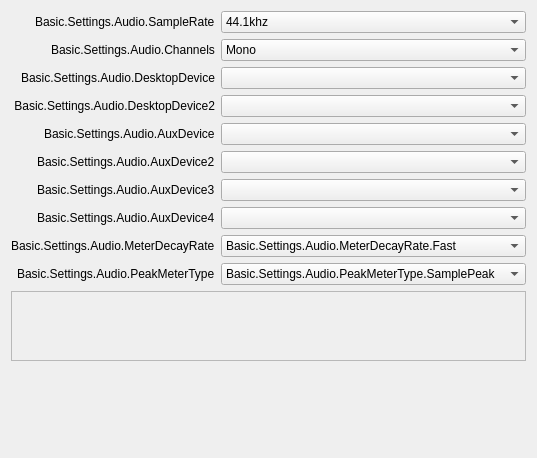
       <widget class="QWidget" name="audioPage">
        <layout class="QFormLayout" name="formLayout">
         <property name="fieldGrowthPolicy">
          <enum>QFormLayout::AllNonFixedFieldsGrow</enum>
         </property>
         <property name="labelAlignment">
          <set>Qt::AlignRight|Qt::AlignTrailing|Qt::AlignVCenter</set>
         </property>
         <item row="0" column="0">
          <widget class="QLabel" name="label_14">
           <property name="text">
            <string>Basic.Settings.Audio.SampleRate</string>
           </property>
           <property name="buddy">
            <cstring>sampleRate</cstring>
           </property>
          </widget>
         </item>
         <item row="0" column="1">
          <widget class="QComboBox" name="sampleRate">
           <property name="currentText">
            <string notr="true">44.1khz</string>
           </property>
           <property name="currentIndex">
            <number>0</number>
           </property>
           <item>
            <property name="text">
             <string>44.1khz</string>
            </property>
           </item>
           <item>
            <property name="text">
             <string>48khz</string>
            </property>
           </item>
          </widget>
         </item>
         <item row="1" column="0">
          <widget class="QLabel" name="label_15">
           <property name="text">
            <string>Basic.Settings.Audio.Channels</string>
           </property>
           <property name="buddy">
            <cstring>channelSetup</cstring>
           </property>
          </widget>
         </item>
         <item row="1" column="1">
          <widget class="QComboBox" name="channelSetup">
           <property name="currentText">
            <string>Mono</string>
           </property>
           <property name="currentIndex">
            <number>0</number>
           </property>
           <item>
            <property name="text">
             <string>Mono</string>
            </property>
           </item>
           <item>
            <property name="text">
             <string>Stereo</string>
            </property>
           </item>
           <item>
            <property name="text">
             <string>2.1</string>
            </property>
           </item>
           <item>
            <property name="text">
             <string>4.0</string>
            </property>
           </item>
           <item>
            <property name="text">
             <string>4.1</string>
            </property>
           </item>
           <item>
            <property name="text">
             <string>5.1</string>
            </property>
           </item>
           <item>
            <property name="text">
             <string>7.1</string>
            </property>
           </item>
          </widget>
         </item>
         <item row="2" column="0">
          <widget class="QLabel" name="label_2">
           <property name="minimumSize">
            <size>
             <width>170</width>
             <height>0</height>
            </size>
           </property>
           <property name="text">
            <string>Basic.Settings.Audio.DesktopDevice</string>
           </property>
           <property name="alignment">
            <set>Qt::AlignRight|Qt::AlignTrailing|Qt::AlignVCenter</set>
           </property>
           <property name="buddy">
            <cstring>desktopAudioDevice1</cstring>
           </property>
          </widget>
         </item>
         <item row="2" column="1">
          <widget class="QComboBox" name="desktopAudioDevice1">
           <property name="enabled">
            <bool>true</bool>
           </property>
          </widget>
         </item>
         <item row="3" column="0">
          <widget class="QLabel" name="label_3">
           <property name="text">
            <string>Basic.Settings.Audio.DesktopDevice2</string>
           </property>
           <property name="alignment">
            <set>Qt::AlignRight|Qt::AlignTrailing|Qt::AlignVCenter</set>
           </property>
           <property name="buddy">
            <cstring>desktopAudioDevice2</cstring>
           </property>
          </widget>
         </item>
         <item row="3" column="1">
          <widget class="QComboBox" name="desktopAudioDevice2">
           <property name="enabled">
            <bool>true</bool>
           </property>
          </widget>
         </item>
         <item row="4" column="0">
          <widget class="QLabel" name="label_4">
           <property name="text">
            <string>Basic.Settings.Audio.AuxDevice</string>
           </property>
           <property name="buddy">
            <cstring>auxAudioDevice1</cstring>
           </property>
          </widget>
         </item>
         <item row="4" column="1">
          <widget class="QComboBox" name="auxAudioDevice1">
           <property name="enabled">
            <bool>true</bool>
           </property>
          </widget>
         </item>
         <item row="5" column="0">
          <widget class="QLabel" name="label_5">
           <property name="text">
            <string>Basic.Settings.Audio.AuxDevice2</string>
           </property>
           <property name="buddy">
            <cstring>auxAudioDevice2</cstring>
           </property>
          </widget>
         </item>
         <item row="5" column="1">
          <widget class="QComboBox" name="auxAudioDevice2">
           <property name="enabled">
            <bool>true</bool>
           </property>
          </widget>
         </item>
         <item row="6" column="0">
          <widget class="QLabel" name="label_6">
           <property name="text">
            <string>Basic.Settings.Audio.AuxDevice3</string>
           </property>
           <property name="buddy">
            <cstring>auxAudioDevice3</cstring>
           </property>
          </widget>
         </item>
         <item row="6" column="1">
          <widget class="QComboBox" name="auxAudioDevice3">
           <property name="enabled">
            <bool>true</bool>
           </property>
          </widget>
         </item>
         <item row="8" column="0">
          <widget class="QLabel" name="label_65">
           <property name="text">
            <string>Basic.Settings.Audio.MeterDecayRate</string>
           </property>
           <property name="buddy">
            <cstring>meterDecayRate</cstring>
           </property>
          </widget>
         </item>
         <item row="8" column="1">
          <widget class="QComboBox" name="meterDecayRate">
           <property name="currentText">
            <string>Basic.Settings.Audio.MeterDecayRate.Fast</string>
           </property>
           <property name="currentIndex">
            <number>0</number>
           </property>
           <item>
            <property name="text">
             <string>Basic.Settings.Audio.MeterDecayRate.Fast</string>
            </property>
           </item>
           <item>
            <property name="text">
             <string>Basic.Settings.Audio.MeterDecayRate.Medium</string>
            </property>
           </item>
           <item>
            <property name="text">
             <string>Basic.Settings.Audio.MeterDecayRate.Slow</string>
            </property>
           </item>
          </widget>
         </item>
         <item row="9" column="0">
          <widget class="QLabel" name="label_66">
           <property name="text">
            <string>Basic.Settings.Audio.PeakMeterType</string>
           </property>
           <property name="buddy">
            <cstring>peakMeterType</cstring>
           </property>
          </widget>
         </item>
         <item row="9" column="1">
          <widget class="QComboBox" name="peakMeterType">
           <property name="currentIndex">
            <number>0</number>
           </property>
           <item>
            <property name="text">
             <string>Basic.Settings.Audio.PeakMeterType.SamplePeak</string>
            </property>
           </item>
           <item>
            <property name="text">
             <string>Basic.Settings.Audio.PeakMeterType.TruePeak</string>
            </property>
           </item>
          </widget>
         </item>
         <item row="10" column="0" colspan="2">
          <widget class="QScrollArea" name="audioSourceScrollArea">
           <property name="widgetResizable">
            <bool>true</bool>
           </property>
           <widget class="QWidget" name="audioSourceWidget">
            <property name="geometry">
             <rect>
              <x>0</x>
              <y>0</y>
              <width>98</width>
              <height>28</height>
             </rect>
            </property>
           </widget>
          </widget>
         </item>
         <item row="11" column="1">
          <widget class="QLabel" name="audioMsg">
           <property name="text">
            <string notr="true"/>
           </property>
           <property name="wordWrap">
            <bool>true</bool>
           </property>
           <property name="themeID" stdset="0">
            <string>error</string>
           </property>
          </widget>
         </item>
         <item row="12" column="1">
          <widget class="QLabel" name="audioMsg_2">
           <property name="text">
            <string notr="true"/>
           </property>
           <property name="wordWrap">
            <bool>true</bool>
           </property>
           <property name="themeID" stdset="0">
            <string notr="true">warning</string>
           </property>
          </widget>
         </item>
         <item row="13" column="1">
          <spacer name="verticalSpacer_3">
           <property name="orientation">
            <enum>Qt::Vertical</enum>
           </property>
           <property name="sizeHint" stdset="0">
            <size>
             <width>20</width>
             <height>40</height>
            </size>
           </property>
          </spacer>
         </item>
         <item row="7" column="1">
          <widget class="QComboBox" name="auxAudioDevice4">
           <property name="enabled">
            <bool>true</bool>
           </property>
          </widget>
         </item>
         <item row="7" column="0">
          <widget class="QLabel" name="label_67">
           <property name="text">
            <string>Basic.Settings.Audio.AuxDevice4</string>
           </property>
           <property name="buddy">
            <cstring>auxAudioDevice4</cstring>
           </property>
          </widget>
         </item>
        </layout>
       </widget>
